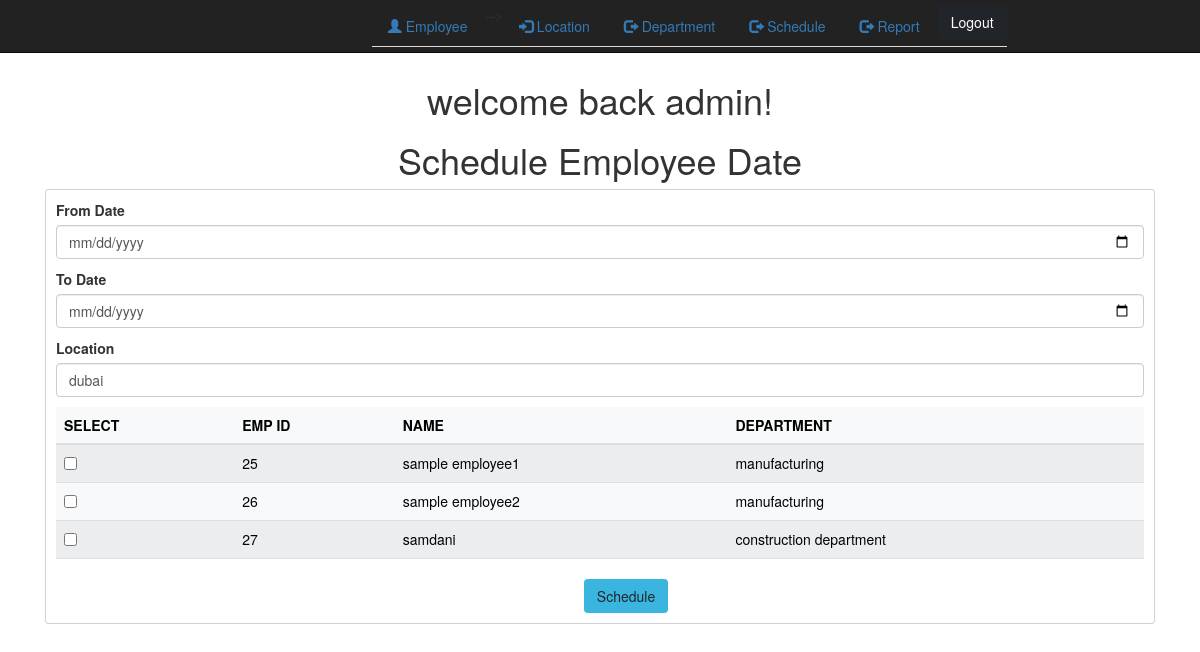
The app's page /employee/employee_schedule/ (signed in) with its own data.
### employee/models.py (models this page shows, shortened)
class Employee(models.Model):
    employee_id = models.AutoField(primary_key=True)
    full_name = models.CharField(max_length=200)
    department = models.ForeignKey(Department, on_delete=models.SET_NULL,null=True)
    date_of_birth = models.DateField("date of birth")

class Department(models.Model):
    id = models.AutoField(primary_key=True)
    department = models.CharField(max_length=200,unique=True,null=True)
    def __str__(self):
        return f"{self.department}"

### employee/views.py (the view, shortened to what this page needs)
# urls.py: path("employee_schedule/", views.employee_schedule, name="employee_schedule"),
def employee_schedule(request):
    employees_scheduler = Employee.objects.all()
    location = Location.objects.all()
    return render(request, "employee/employee_schedule.html",
                  {'employees_scheduler': employees_scheduler, 'location': location})

### templates/employee/employee_schedule.html (shortened to what this page needs)
<!doctype html>
<html lang="en">
<head>
    <link href="https://cdn.jsdelivr.net/npm/bootstrap@5.2.2/dist/css/bootstrap.min.css"
          rel="stylesheet"
>
</head>
<body>
{% include 'employee/index.html' %}
{% if user.is_authenticated %}
<h1 class="text-center my-3">Schedule Employee Date</h1>
<div class="container">
    <div class="row">
        <div class="col-md-12">
            <div class="card">
                <div class="card-body">
                    <form action="/employee/employee_schedule/" method="POST">
                        <div class="mb-3">
                            <label for="from_date">From Date</label>
                            <input id="from_date" name="from_date" type="date" class="form-control">
                        </div>
                        <div class="mb-3">
                            <label for="to_date">To Date</label>
                            <input id="to_date" name="to_date" type="date" class="form-control">
                        </div>
                        <div class="mb-3 ">
                            <label for="location">Location</label>
                            <select name="location" id="location" class="form-control">
                                {% for data in location %}
                                <option value="{{data.location}}">{{data.location}}</option>
                                {% endfor %}
                            </select>
                        </div>
                        <table class="table table-light table-striped table-hover">
                            <thead>
                            <tr>
                                <th>SELECT</th>
                                <th>EMP ID</th>
                                <th>NAME</th>
                                <th>DEPARTMENT</th>
                            </tr>
                            </thead>
                            <tbody>
                            {% for e in employees_scheduler %}
                            <tr>
                                <td><input type="checkbox" name="checks" value="{{e.employee_id}}"/>&nbsp;</td>
                                <td>{{e.employee_id}}</td>
                                <td>{{e.full_name}}</td>
                                <td>{{e.department}}</td>
                            </tr>
                            {%endfor%}
                            </tbody>
                        </table>
                        <div class="container text-center">
                            <button class="btn" style="background-color: #39B5E0;">
                                Schedule
                            </button>
                        </div>
                    </form>
                </div>
            </div>
        </div>
    </div>
</div>
{% endif %}
</body>
</html>

### templates/employee/index.html (shortened to what this page needs)
{% load static %}
{% load crispy_forms_tags %}
<html lang="en">
<head>
    <link rel="stylesheet" href="https://maxcdn.bootstrapcdn.com/bootstrap/3.3.7/css/bootstrap.min.css"/>
    <link rel="stylesheet" href="https://cdnjs.cloudflare.com/ajax/libs/font-awesome/4.7.0/css/font-awesome.min.css">
</head>
<body class="container-fluid">
<header class="row">
    <nav class="navbar navbar-inverse navbar-fixed-top">
        <div class="container-fluid">
            <ul class="nav nav-tabs">
                {% if user.is_authenticated %}
                <li class="nav-item"><a href="{% url "employee_list" %}"><span class="glyphicon glyphicon-user"></span>
                    Employee</a></li>
                <li class="nav-item"><a href="{% url "location_list" %}"><span
                        class="glyphicon glyphicon-log-in"></span> Location</a></li>
                <li class="nav-item"><a href="{% url "department_list" %}"><span
                        class="glyphicon glyphicon-log-out"></span> Department</a></li>
                <li class="nav-item"><a href="{% url "schedule_list" %}"><span
                        class="glyphicon glyphicon-log-out"></span> Schedule</a></li>
                <li class="nav-item"><a href="{% url "view_report" %}"><span
                        class="glyphicon glyphicon-log-out"></span> Report</a></li>
                <form method="post" action="{% url 'logout' %}">
                    <button type="submit" class="btn btn-dark">Logout</button>
                </form>
                {% else %}
                <li><a href="{% url "register" %}"><span class="glyphicon glyphicon-user"></span> Sign up</a></li>
                <li><a href="{% url "login" %}"><span class="glyphicon glyphicon-log-in"></span> Log in</a></li>
                {% endif %}
            </ul>
        </div>
    </nav>
</header>
<br/>
<br>
<br>
<div class="row">
    {% block start %}
    {% if user.is_authenticated %}
    <center><h1>welcome back {{user.username}}!</h1></center>
    {% else %}
    <center><h1>log in, plz . . .</h1></center>
    {% endif %}
    {% endblock %}
</div>
</body>
</html>

### records on screen
Employee: employee_id "25", full_name "sample employee1", department "manufacturing"
Employee: employee_id "26", full_name "sample employee2", department "manufacturing"
Employee: employee_id "27", full_name "samdani", department "construction department"

### other values on screen
{{ user.username }} "admin"
form field location "dubai"
